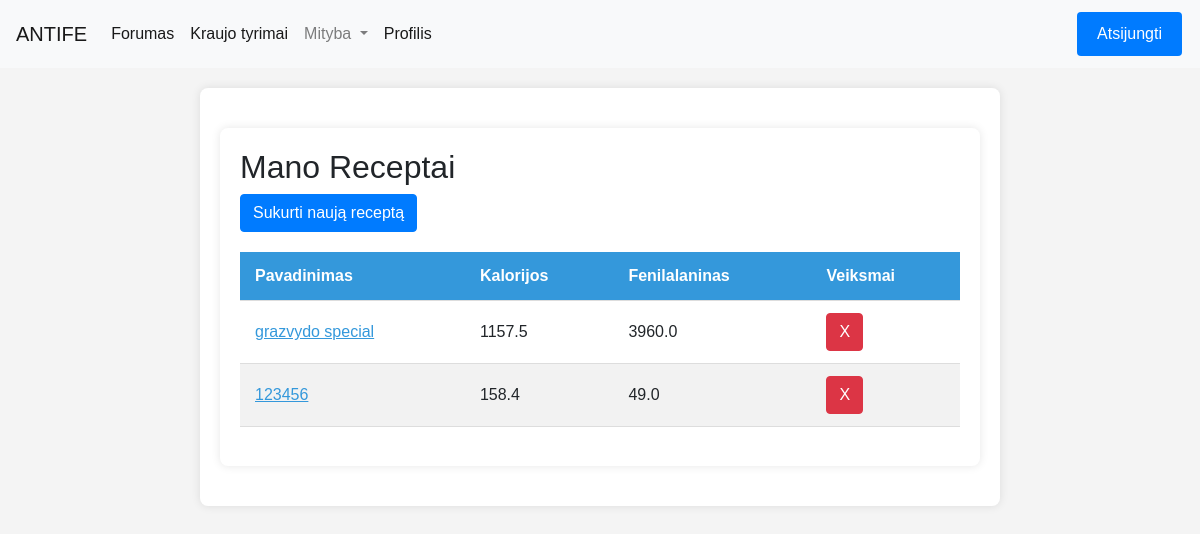
The page /mityba/manoreceptai_list/ (signed in) on the database as committed earlier.
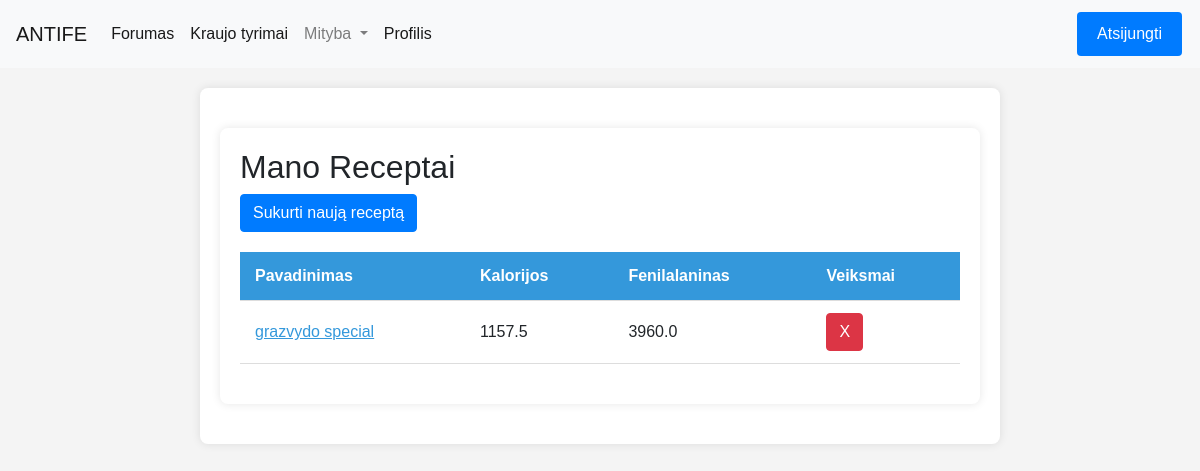
The same page on the database as committed later.
### homepage/models.py (models this page shows)
class Receptai(models.Model):
    kalorijos = models.FloatField(default=0.0)
    pavadinimas = models.CharField(max_length=255)
    fenilalaninas = models.FloatField(default=0.0)
    baltymai = models.FloatField(default=0.0)
    aprasas = models.CharField(max_length=255)

### Mityba/views.py (the view)
# urls.py: path('manoreceptai_list/', views.manoreceptai_list, name='manoreceptai_list'),
@login_required
def manoreceptai_list(request):
    current_user = request.user
    try:
        naudotojas = Naudotojai.objects.get(user=current_user)
        user_recipe_ids = Naudotojo_receptai.objects.filter(fk_Naudotojasid_Naudotojas=naudotojas).values_list('fk_Receptasid_Receptas', flat=True)
        receptai_list = Receptai.objects.filter(id__in=user_recipe_ids)
    except Naudotojai.DoesNotExist:
        receptai_list = []
    return render(request, 'ManoReceptai.html', {'manoreceptai_list': receptai_list})

### Mityba/templates/ManoReceptai.html (shortened to what this page needs)
{% extends "base.html" %}
{% block content %}
    <div class="container">
        <h2>Mano Receptai</h2>
        <a href="{% url 'mityba:create_recipe' %}" class="btn btn-primary custom-button">Sukurti naują receptą</a>
        <table class="styled-table">
            <thead>
                <tr>
                    <th>Pavadinimas</th>
                    <th>Kalorijos</th>
                    <th>Fenilalaninas</th>
                    <th>Veiksmai</th>
                </tr>
            </thead>
            <tbody>
                {% for receptas in manoreceptai_list %}
                    {% if receptas.naudotojo_receptai_set.exists %}
                        <tr>
                            <td class="name-cell" data-toggle="aprasas-{{ forloop.counter }}" data-ingredientai="ingredientai-{{ forloop.counter }}">{{ receptas.pavadinimas }}</td>
                            <td>{{ receptas.kalorijos }}</td>
                            <td>{{ receptas.fenilalaninas }}</td>
                            <td>
                                <div id="remove-button-container-{{ forloop.counter }}">
                                    {% if user.is_authenticated %}
                                        <button class="btn btn-danger remove-recipe" data-id="{{ receptas.id }}">X</button>
                                    {% endif %}
                                </div>
                            </td>
                        </tr>
                    {% endif %}
                {% endfor %}
            </tbody>
        </table>
    </div>
{% endblock %}

### homepage/templates/base.html (shortened to what this page needs)
<!DOCTYPE html>
<html lang="en">
<head>
  <link rel="stylesheet" href="https://stackpath.bootstrapcdn.com/bootstrap/4.5.2/css/bootstrap.min.css">
  <link rel="stylesheet" href="https://stackpath.bootstrapcdn.com/bootstrap/4.3.1/css/bootstrap.min.css">
</head>
<body>
  <nav class="navbar navbar-expand-lg navbar-light bg-light">
    <a class="navbar-brand" href="{% url 'home' %}">ANTIFE</a>
    <div class="collapse navbar-collapse" id="navbarNav">
      <ul class="navbar-nav mr-auto">
        <li class="nav-item active">
          <a class="nav-link" href="{% url 'forumas:forumasview' %}">Forumas</a>
        </li>
        {% if request.user.is_authenticated %}
        <li class="nav-item active">
          <a class="nav-link" href="{% url 'kraujo_tyrimai:kraujotyrview' %}">Kraujo tyrimai</a>
        </li>
        {% endif %}
        <li class="nav-item dropdown">
          <a class="nav-link dropdown-toggle" href="#" id="mitybaDropdown" role="button" data-toggle="dropdown" aria-haspopup="true" aria-expanded="false">
            Mityba
          </a>
        </li>
        {% if request.user.is_authenticated %}
        <li class="nav-item active">
          <a class="nav-link" href="{% url 'profilis:profilisview' %}">Profilis</a>
        </li>
        {% endif %}
      </ul>
      {% if request.user.is_authenticated %}
      <button type="button" class="btn btn-primary custom-button" onclick="Loguot()">Atsijungti</button>
      {% else %}
      <button type="button" class="btn btn-primary custom-button" onclick="openLogin()">Prisijungti</button>
      <button type="button" class="btn btn-primary custom-button" onclick="openRegister()">Registruotis</button>
      {% endif %}
    </div>
  </nav>
  <div class="container">{% block content %} {% endblock %}</div>
</body>
</html>

### homepage/templates/base.html (style rules this page uses)
button.custom-button { background-color: #007bff; border: none; color: white; padding: 10px 20px; text-decoration: none; display: inline-block; font-size: 16px; margin: 4px 2px; cursor: pointer; }

### Mityba/templates/ManoReceptai.html (style rules this page uses)
body { font-family: 'Arial', sans-serif; background-color: #f4f4f4; margin: 0; padding: 0; }
.container { max-width: 800px; margin: 20px auto; background-color: #fff; padding: 20px; border-radius: 8px; box-shadow: 0 0 10px rgba(0, 0, 0, 0.1); }
.styled-table { width: 100%; border-collapse: collapse; margin: 20px 0; font-size: 16px; text-align: left; }
.styled-table th, .styled-table td { padding: 12px 15px; border-bottom: 1px solid #ddd; cursor: pointer; }
.styled-table th { background-color: #3498db; color: #fff; }
.name-cell { color: #3498db; text-decoration: underline; cursor: pointer; }

Rows that differ between the two databases and show on the page:
removed Receptai: pavadinimas "123456", kalorijos "158.4", fenilalaninas "49.0"
